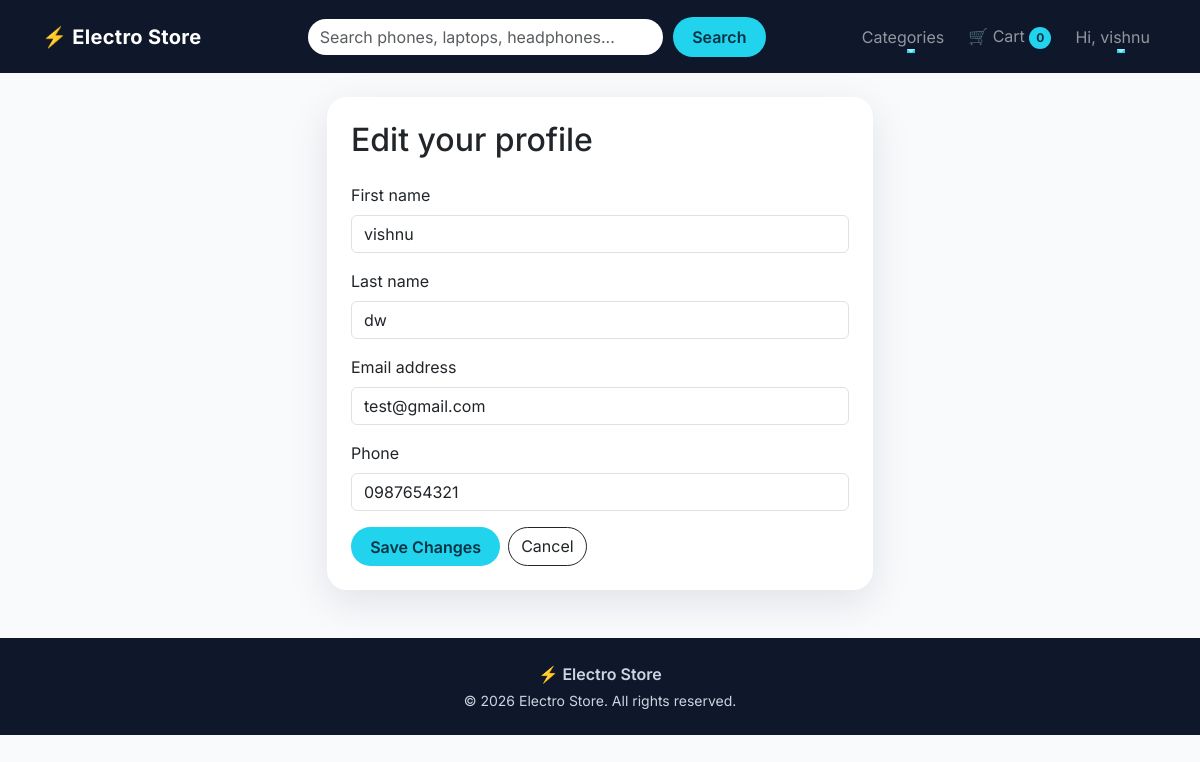
/accounts/profile/edit (signed in), run on the app's committed database.
### accounts/models.py (models this page shows)
class User(AbstractUser):
    phone = models.CharField(max_length=15, blank=True)

### accounts/views.py (the view)
# urls.py: path('profile/edit',views.edit_profile_view,name='edit_profile'),
@login_required
def edit_profile_view(request):
    form = ProfileForm(request.POST or None,instance=request.user)
    if request.method == "POST" and form.is_valid():
        form.save()
        messages.success(request,'Profile Updated')
        return redirect("accounts:profile")
    return render(request,'accounts_templates/edit_profile.html', {'form' : form})

### accounts/forms.py
class ProfileForm(forms.ModelForm):
    class Meta:
        model = User
        fields = ('first_name','last_name','email','phone')
    def __init__(self, *args, **kwargs):
            super().__init__(*args, **kwargs)
            for field in self.fields.values():
                field.widget.attrs["class"] = "form-control"

### cart/context_processors.py (called while the page is built)
def cart_count(request):
    count = 0
    if request.user.is_authenticated:
        cart = Cart.objects.filter(user=request.user).first()
        if cart:
            count = cart.total_items
    return {'cart_count': count}

### cart/models.py (called while the page is built)
    @property
    def total_items(self):
        return sum(item.quantity for item in self.items.all())

### store/context_processors.py (called while the page is built)
def categories(request):
    return {'nav_categories' : Category.objects.all()}

def wishlist_ids(request):
    if request.user.is_authenticated:
        ids = set(
            Wishlist.objects.filter(
                user=request.user
            ).values_list('product_id', flat=True)
        )
    else:
        ids = set()
    return {'wishlist_ids': ids}

### templates/accounts_templates/edit_profile.html (shortened to what this page needs)
{% extends 'base.html' %}
{% block content %}
<div class="row justify-content-center">
  <div class="col-md-8 col-lg-6">
    <div class="card auth-card p-4">
      <h2 class="mb-4">Edit your profile</h2>
      <form method="post" novalidate>
        {% for field in form %}
          <div class="mb-3">
            <label class="form-label" for="{{ field.id_for_label }}">{{ field.label }}</label>
            {{ field }}
          </div>
        {% endfor %}
        <div class="d-flex gap-2">
          <button type="submit" class="btn btn-accent">Save Changes</button>
          <a href="{% url 'accounts:profile' %}" class="btn btn-outline-dark rounded-pill">Cancel</a>
        </div>
      </form>
    </div>
  </div>
</div>
{% endblock %}

### templates/base.html (shortened to what this page needs)
{% load static %}
<!DOCTYPE html>
<html lang="en">
<head>
  <link href="https://cdn.jsdelivr.net/npm/bootstrap@5.3.3/dist/css/bootstrap.min.css" rel="stylesheet">
  <link href="{% static 'css/style.css' %}" rel="stylesheet">
</head>
<body>
  <nav class="navbar navbar-expand-lg navbar-dark sticky-top site-navbar" id="mainNavbar">
    <div class="container">
      <a class="navbar-brand" href="{% url 'store:home' %}"><span class="brand-icon">⚡</span> Electro Store</a>
      <div class="collapse navbar-collapse" id="navMenu">
        <form class="search-form mx-lg-auto my-3 my-lg-0" role="search" action="{% url 'store:product_list' %}"
          method="get">
          <input class="form-control" type="search" name="q" placeholder="Search phones, laptops, headphones...">
          <button class="btn btn-accent" type="submit">Search</button>
        </form>
        <ul class="navbar-nav align-items-lg-center gap-lg-2">
          <li class="nav-item dropdown">
            <a class="nav-link nav-anim dropdown-toggle" href="#" role="button" data-bs-toggle="dropdown"
              aria-expanded="false">
              Categories
            </a>
          </li>
          <li class="nav-item">
            <a class="nav-link nav-anim" href="{% url 'cart:cart_detail' %}">
              🛒 Cart <span class="cart-badge" id="cartCount">{{ cart_count }}</span>
            </a>
          </li>
          {% if user.is_authenticated %}
          <li class="nav-item dropdown">
            <a class="nav-link nav-anim dropdown-toggle" href="#" role="button" data-bs-toggle="dropdown"
              aria-expanded="false">
              Hi, {{ user.first_name|default:user.username }}
            </a>
          </li>
          {% else %}
          <li class="nav-item"><a class="nav-link nav-anim" href="{% url 'accounts:login' %}">Login</a></li>
          <li class="nav-item"><a class="btn btn-accent ms-lg-2" href="{% url 'accounts:signup' %}">Sign Up</a></li>
          {% endif %}
        </ul>
      </div>
    </div>
  </nav>
  <main class="container my-4 page-content">
    {% block content %}{% endblock %}
  </main>
  <footer class="site-footer mt-5">
    <div class="container py-4 text-center">
      <p class="mb-1 fw-semibold">⚡ Electro Store</p>
      <p class="mb-0 small">© 2026 Electro Store. All rights reserved.</p>
    </div>
  </footer>
</body>
</html>

### static/css/style.css (style rules this page uses)
:root { --bg-dark: #0f172a; --accent: #22d3ee; --accent-dark: #06b6d4; --text-dark: #1e293b; --ease: cubic-bezier(0.22, 1, 0.36, 1); }
body { font-family: 'Inter', system-ui, sans-serif; color: var(--text-dark); background: #f8fafc; animation: pageFade 0.6s var(--ease); }
.site-navbar { background: var(--bg-dark); padding: 1rem 0; transition: padding 0.35s var(--ease), box-shadow 0.35s var(--ease), background 0.35s var(--ease); }
.navbar-brand { font-weight: 700; letter-spacing: 0.3px; transition: transform 0.3s var(--ease); }
.brand-icon { display: inline-block; transition: transform 0.5s var(--ease); }
.nav-anim { position: relative; }
.nav-anim::after { content: ''; position: absolute; left: 50%; bottom: 4px; width: 0; height: 2px; background: var(--accent); transition: width 0.3s var(--ease), left 0.3s var(--ease); }
.search-form { display: flex; width: 100%; max-width: 460px; gap: 0.5rem; }
.search-form .form-control { border-radius: 50px; border: 2px solid transparent; transition: border-color 0.3s, box-shadow 0.3s; }
.btn-accent { background: var(--accent); color: #083344; font-weight: 600; border: none; border-radius: 50px; padding: 0.45rem 1.2rem; transition: transform 0.25s var(--ease), box-shadow 0.25s var(--ease), background 0.25s; }
.cart-badge { display: inline-block; min-width: 22px; padding: 2px 7px; border-radius: 50px; background: var(--accent); color: #083344; font-size: 0.75rem; font-weight: 700; text-align: center; }
.site-footer { background: var(--bg-dark); color: #cbd5e1; }
.auth-card { border: none; border-radius: 20px; box-shadow: 0 12px 40px rgba(15, 23, 42, 0.1); animation: slideUp 0.7s var(--ease) both; }

### data on the page
User: first_name "vishnu", form "vishnu" "dw" "test@gmail.com" "0987654321"

### other printed values
{{ cart_count }} "0"
{{ field.label }} "First name" "Last name" "Email address" "Phone"
